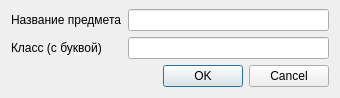
<?xml version="1.0" encoding="UTF-8"?>
<ui version="4.0">
 <class>add_lesson_dialog</class>
 <widget class="QDialog" name="add_lesson_dialog">
  <property name="geometry">
   <rect>
    <x>0</x>
    <y>0</y>
    <width>340</width>
    <height>98</height>
   </rect>
  </property>
  <property name="windowTitle">
   <string>Dialog</string>
  </property>
  <layout class="QGridLayout" name="gridLayout">
   <property name="topMargin">
    <number>9</number>
   </property>
   <property name="bottomMargin">
    <number>9</number>
   </property>
   <item row="0" column="1">
    <widget class="QLineEdit" name="new_lesson"/>
   </item>
   <item row="0" column="0">
    <widget class="QLabel" name="label">
     <property name="text">
      <string>Название предмета</string>
     </property>
    </widget>
   </item>
   <item row="1" column="1">
    <widget class="QLineEdit" name="new_class"/>
   </item>
   <item row="1" column="0">
    <widget class="QLabel" name="label_2">
     <property name="text">
      <string>Класс (с буквой)</string>
     </property>
    </widget>
   </item>
   <item row="2" column="1">
    <widget class="QDialogButtonBox" name="buttonBox">
     <property name="orientation">
      <enum>Qt::Horizontal</enum>
     </property>
     <property name="standardButtons">
      <set>QDialogButtonBox::Cancel|QDialogButtonBox::Ok</set>
     </property>
    </widget>
   </item>
  </layout>
 </widget>
 <resources/>
 <connections>
  <connection>
   <sender>buttonBox</sender>
   <signal>accepted()</signal>
   <receiver>add_lesson_dialog</receiver>
   <slot>accept()</slot>
   <hints>
    <hint type="sourcelabel">
     <x>248</x>
     <y>254</y>
    </hint>
    <hint type="destinationlabel">
     <x>157</x>
     <y>274</y>
    </hint>
   </hints>
  </connection>
  <connection>
   <sender>buttonBox</sender>
   <signal>rejected()</signal>
   <receiver>add_lesson_dialog</receiver>
   <slot>reject()</slot>
   <hints>
    <hint type="sourcelabel">
     <x>316</x>
     <y>260</y>
    </hint>
    <hint type="destinationlabel">
     <x>286</x>
     <y>274</y>
    </hint>
   </hints>
  </connection>
 </connections>
</ui>
